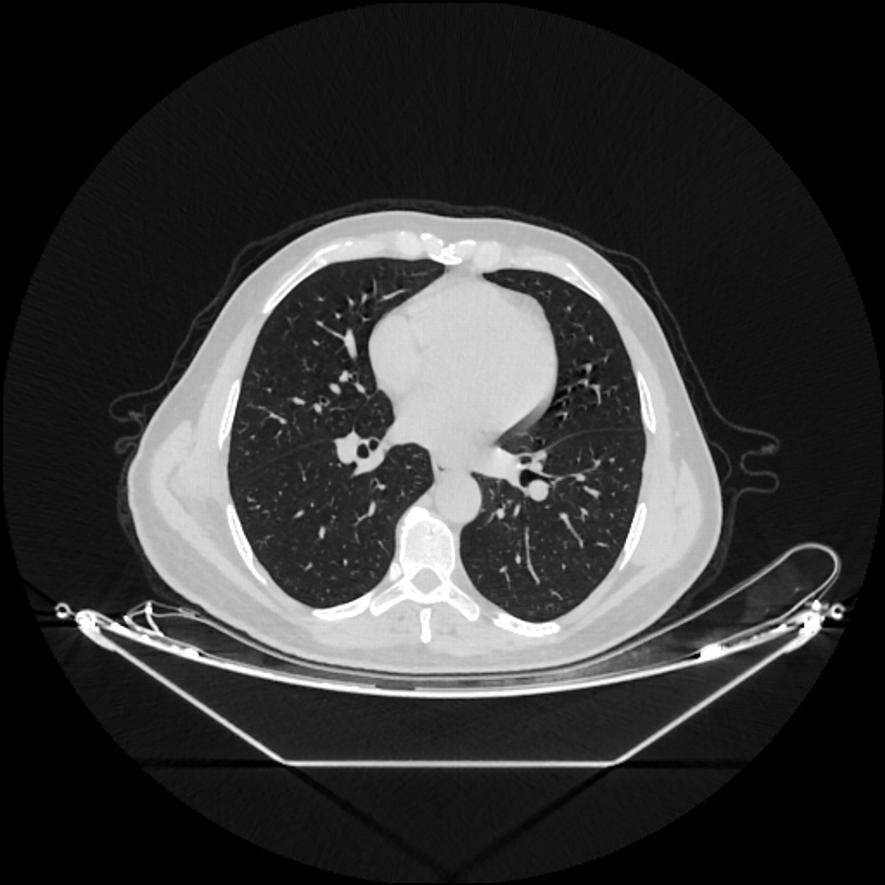
#> input picture Dataset/NORMAL/104.jpg, 885 x 885 px; its folder holds only this picture in this run
$ jupyter execute --allow-errors Segmentation.ipynb
#> lines starting #> are read from the running program, lines starting #| are printed output that depends on the picture; after the words box and inside, x2 and y2 are one past the last pixel; in counts of white or black regions, pixels touching at a corner belong together
[cell 1]
# Lung segmentation + saving masks / masked / cropped images

from pathlib import Path
import cv2
import numpy as np
import pandas as pd
from PIL import Image
from scipy import ndimage as ndi
from tqdm.auto import tqdm
import matplotlib.pyplot as plt
import random


DATA_PATH = Path("Dataset")


class_names = ['Normal', 'Panlobular', 'Paraseptal', 'Centroacinar']

MASK_ROOT = Path("Dataset_lung_masks")
MASKED_ROOT = Path("Dataset_lung_masked")
CROP_ROOT = Path("Dataset_lung_crop")

for root in [MASK_ROOT, MASKED_ROOT, CROP_ROOT]:
    root.mkdir(parents=True, exist_ok=True)
    for c in class_names:
        (root / c).mkdir(parents=True, exist_ok=True)

print("Folders ready.")
for c in class_names:
    print(c, (DATA_PATH / c).exists())

def to_png_name(filename):
    return Path(filename).stem + ".png"

def load_gray(image_path):
    img = Image.open(image_path).convert("L")
    return np.array(img)

def apply_clahe(gray):
    clahe = cv2.createCLAHE(clipLimit=2.0, tileGridSize=(8, 8))
    return clahe.apply(gray)

def segment_lungs_ct_slice(gray):
    """
    Classical 2D lung segmentation for chest CT JPG/PNG slices.
    Returns binary mask (0/1).
    """
    h, w = gray.shape

    # Contrast enhancement
    img = apply_clahe(gray)

    # Smooth
    blur = cv2.GaussianBlur(img, (5, 5), 0)

    # Threshold dark lung regions
    _, thresh = cv2.threshold(
        blur, 0, 255, cv2.THRESH_BINARY_INV + cv2.THRESH_OTSU
    )

    kernel3 = np.ones((3, 3), np.uint8)
    kernel5 = np.ones((5, 5), np.uint8)

    # Morphology cleanup
    mask = cv2.morphologyEx(thresh, cv2.MORPH_OPEN, kernel3, iterations=1)
    mask = cv2.morphologyEx(mask, cv2.MORPH_CLOSE, kernel5, iterations=2)

    # Connected components
    num_labels, labels, stats, _ = cv2.connectedComponentsWithStats(mask, connectivity=8)

    candidates = []
    for i in range(1, num_labels):
        x = stats[i, cv2.CC_STAT_LEFT]
        y = stats[i, cv2.CC_STAT_TOP]
        ww = stats[i, cv2.CC_STAT_WIDTH]
        hh = stats[i, cv2.CC_STAT_HEIGHT]
        area = stats[i, cv2.CC_STAT_AREA]

        cx = x + ww / 2
        cy = y + hh / 2

        # heuristics
        if area < 500:
            continue
        if x < 5 or y < 5 or (x + ww) > (w - 5) or (y + hh) > (h - 5):
            continue
        if not (0.15 * w < cx < 0.85 * w):
            continue
        if not (0.15 * h < cy < 0.85 * h):
            continue

        candidates.append((i, area))

    candidates = sorted(candidates, key=lambda t: t[1], reverse=True)

    mask_final = np.zeros_like(mask, dtype=np.uint8)
    for label_id, _ in candidates[:2]:
        mask_final[labels == label_id] = 1

    # Fill holes and smooth
    mask_final = ndi.binary_fill_holes(mask_final).astype(np.uint8)
    mask_final = cv2.morphologyEx(mask_final, cv2.MORPH_OPEN, kernel3, iterations=1)
    mask_final = cv2.morphologyEx(mask_final, cv2.MORPH_CLOSE, kernel5, iterations=2)
    mask_final = ndi.binary_fill_holes(mask_final).astype(np.uint8)

    return mask_final
# More permissive fallback for difficult slices, especially apical slices.
# [45 lines left out: function fallback_segment_lungs, not called in this run]

def get_lung_mask(image_path):
    gray = load_gray(image_path)
    mask = segment_lungs_ct_slice(gray)

    frac = mask.mean()

    # fallback if too small or too large
    if frac < 0.02 or frac > 0.45:
        mask = fallback_segment_lungs(gray)
        frac = mask.mean()

    # slightly dilate very tiny masks (apical slices)
    if frac < 0.03:
        kernel = np.ones((5, 5), np.uint8)
        mask = cv2.dilate(mask.astype(np.uint8), kernel, iterations=1)
        mask = ndi.binary_fill_holes(mask).astype(np.uint8)

    return gray, mask

def crop_to_mask(image, mask, pad=10):
    ys, xs = np.where(mask > 0)
    if len(xs) == 0 or len(ys) == 0:
        return image

    x1, x2 = xs.min(), xs.max()
    y1, y2 = ys.min(), ys.max()

    x1 = max(0, x1 - pad)
    y1 = max(0, y1 - pad)
    x2 = min(image.shape[1], x2 + pad)
    y2 = min(image.shape[0], y2 + pad)

    cropped = image[y1:y2, x1:x2]

    # keep all cases: if crop is empty or invalid, return original
    if cropped.size == 0 or cropped.shape[0] < 10 or cropped.shape[1] < 10:
        return image

    return cropped

def qc_flag(mask):
    frac = mask.mean()
    if frac < 0.015:
        return "too_small"
    elif frac > 0.40:
        return "too_large"
    return "ok"


sample_image = None
for c in class_names:
    class_dir = DATA_PATH / c
    files = sorted([x for x in class_dir.iterdir() if x.suffix.lower() in [".jpg", ".jpeg", ".png"]])
    if files:
        sample_image = str(files[0])
        break

print("Sample image:", sample_image)

gray, mask = get_lung_mask(sample_image)
#> in apply_clahe, `return clahe.apply(gray)`:
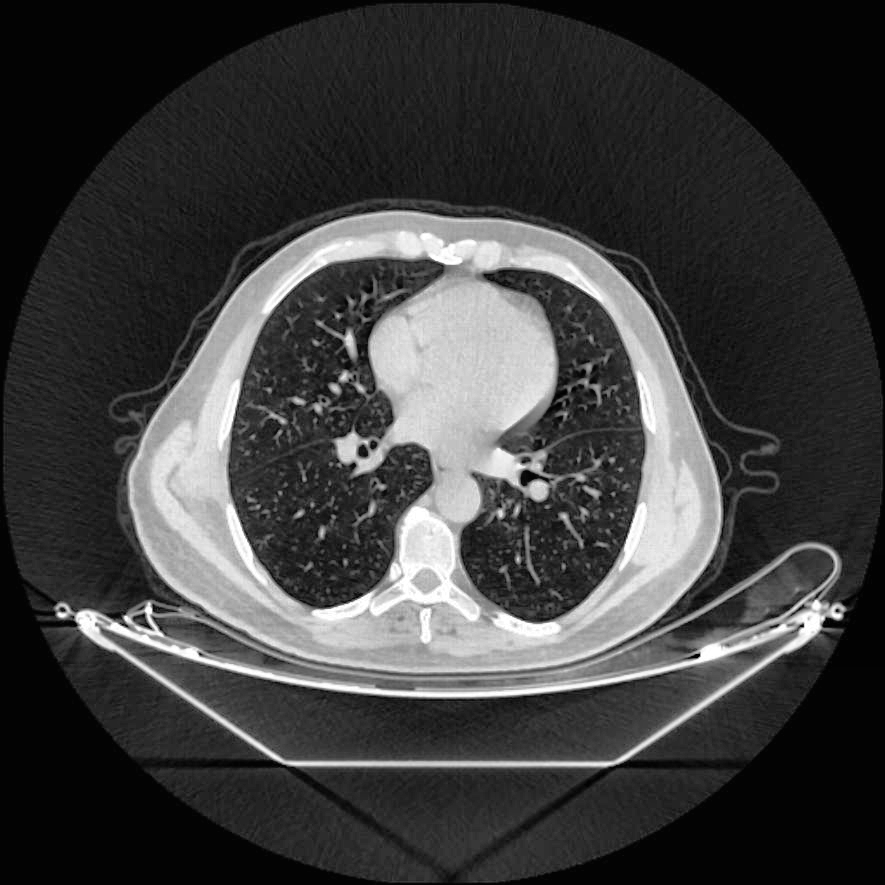
#> returned value: shape (885, 885); min 1, max 255, mean 62.3
#> in segment_lungs_ct_slice, `_, thresh = cv2.threshold( blur, 0, 255, cv2.THRESH_BINARY_INV + cv2.T..`:
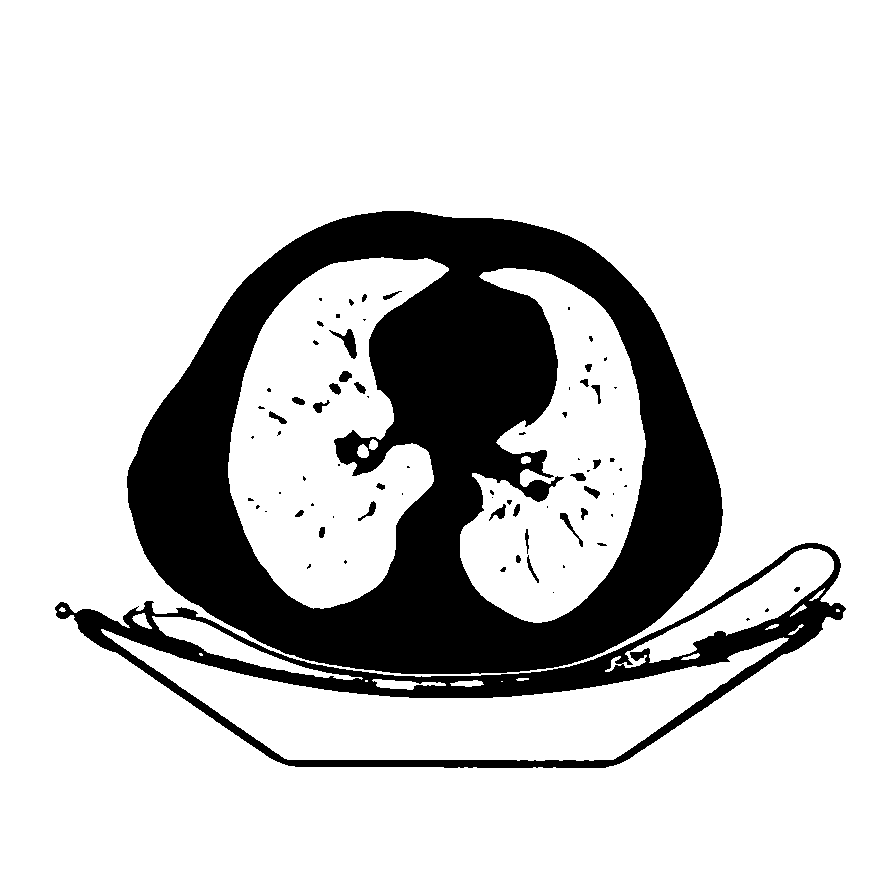
#> thresh: shape (885, 885); 80.2% white; 76 black regions (43 under 20 px), largest, box (x1, y1, x2, y2) and area: (127, 211, 723, 674) 128587, (55, 543, 846, 768) 24157, (329, 329, 357, 359) 299
#> in segment_lungs_ct_slice, `mask = cv2.morphologyEx(thresh, cv2.MORPH_OPEN, kernel3, iterations=1)`: mask: shape (885, 885); 80.1% white; 74 black regions (42 under 20 px), largest, box (x1, y1, x2, y2) and area: (55, 211, 846, 768) 153484, (329, 329, 357, 359) 299, (560, 513, 583, 547) 148
#> in segment_lungs_ct_slice, `mask = cv2.morphologyEx(mask, cv2.MORPH_CLOSE, kernel5, iterations=2)`: mask: shape (885, 885); 81.8% white; 6 black regions, box (x1, y1, x2, y2) and area: (76, 211, 722, 698) 138204, (696, 596, 836, 665) 3645, (525, 481, 549, 500) 387, (530, 452, 545, 472) 262, (344, 335, 355, 348) 135, (178, 608, 187, 617) 81
#> in segment_lungs_ct_slice, `num_labels, labels, stats, _ = cv2.connectedComponentsWithStats(mask, ..`:
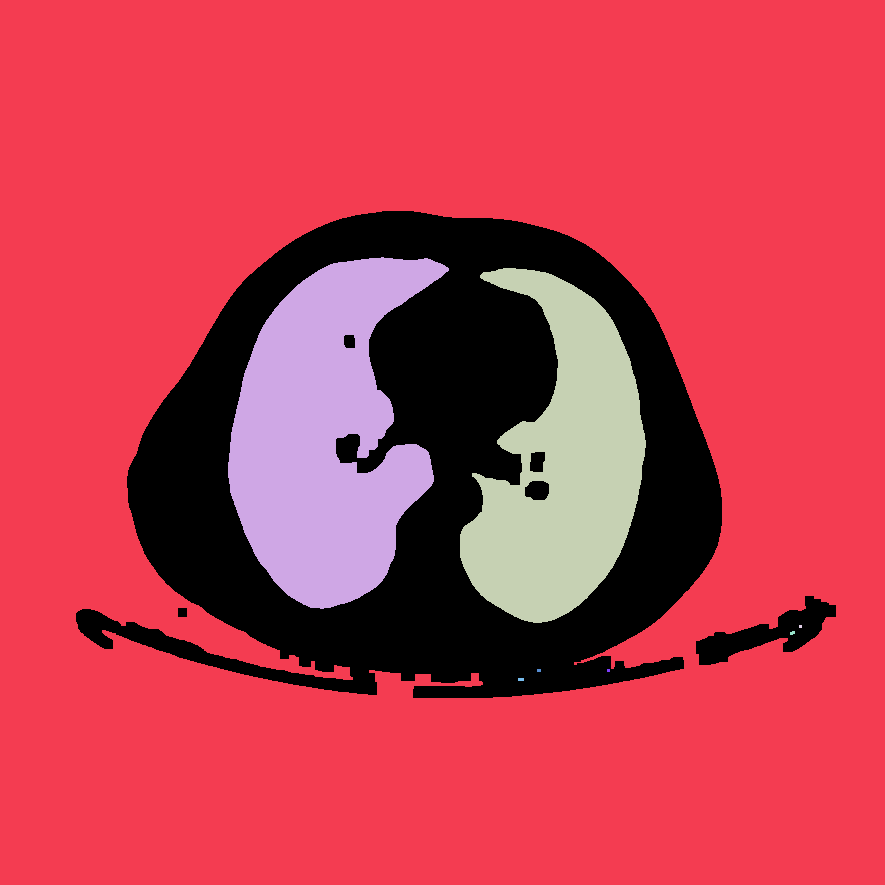
#> labels: shape (885, 885) int32; 9 distinct labels, from 0 to 8; one colour per label, 0 black
#> in segment_lungs_ct_slice, `num_labels, labels, stats, _ = cv2.connectedComponentsWithStats(mask, ..`: num_labels = 9; stats = [[76, 211, 760, 487, 142714], [0, 0, 885, 885, 554608], [228, 257, 221, 352, 47952], [460, 268, 186, 355, 37887], [799, 625, 3, 3, 9], [790, 631, 5, 4, 16], [537, 669, 4, 3, 12], [607, 669, 3, 3, 9], [518, 678, 6, 3, 18]]
#> the loop in segment_lungs_ct_slice, `for i in range(1, num_labels):` made 8 passes
#> (x, y, ww, hh, area, cx, cy) on passes 1 to 3: (0, 0, 885, 885, 554608, 442.5, 442.5), (228, 257, 221, 352, 47952, 338.5, 433), (460, 268, 186, 355, 37887, 553, 445.5)
#> after the loop in segment_lungs_ct_slice, `for i in range(1, num_labels):`: candidates = [(2, 47952), (3, 37887)]
#> the loop in segment_lungs_ct_slice, `for label_id, _ in candidates[:2]:` made 2 passes
#> label_id on passes 1 to 2: 2, 3
#> after the loop in segment_lungs_ct_slice, `for label_id, _ in candidates[:2]:`:
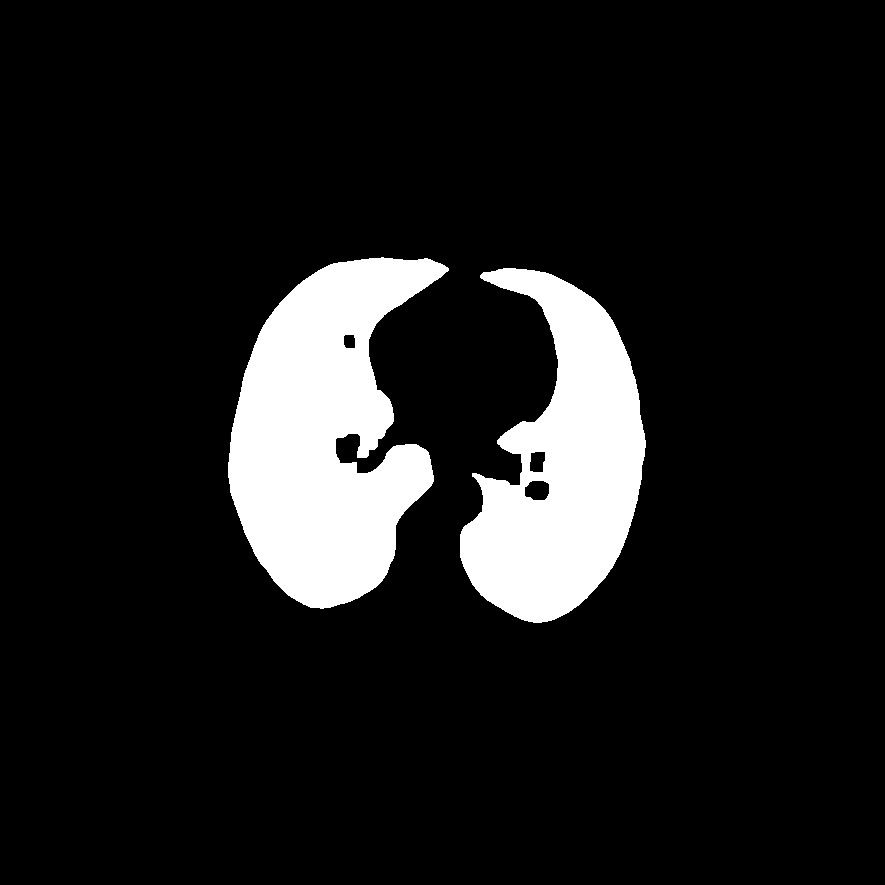
#> mask_final: shape (885, 885); values 0 (black) and 1 (white), 11% white; 2 white regions, box (x1, y1, x2, y2) and area: (228, 257, 449, 609) 47952, (460, 268, 646, 623) 37887
#> in segment_lungs_ct_slice, `mask_final = ndi.binary_fill_holes(mask_final).astype(np.uint8)`: mask_final: shape (885, 885); values 0 (black) and 1 (white), 11.1% white; 2 white regions, box (x1, y1, x2, y2) and area: (228, 257, 449, 609) 48087, (460, 268, 646, 623) 38536
#> in get_lung_mask, `frac = mask.mean()`: frac = 0.111
masked = gray.copy()
masked[mask == 0] = 0
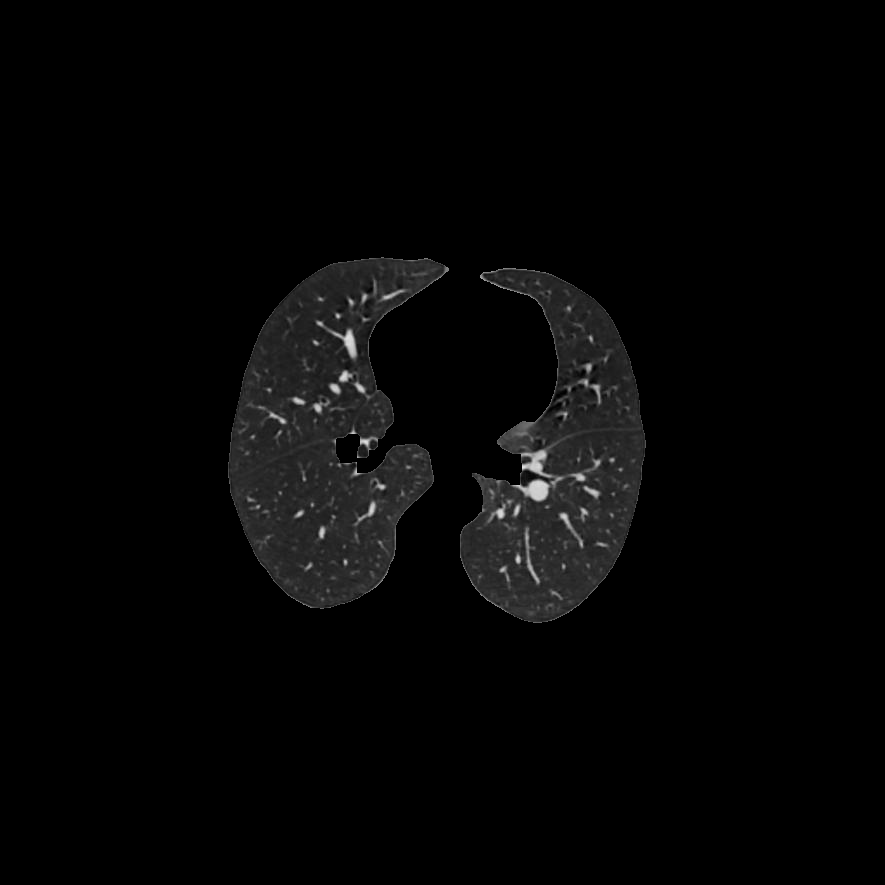
#> masked: shape (885, 885); min 0, max 225, mean 5.5
crop = crop_to_mask(masked, mask, pad=10)
#> in crop_to_mask, `x1, x2 = xs.min(), xs.max()`: x1 = 228; x2 = 645
#> in crop_to_mask, `y1, y2 = ys.min(), ys.max()`: y1 = 257; y2 = 622
#> in crop_to_mask, `x1 = max(0, x1 - pad)`: x1 = 218
#> in crop_to_mask, `y1 = max(0, y1 - pad)`: y1 = 247
#> in crop_to_mask, `x2 = min(image.shape[1], x2 + pad)`: x2 = 655
#> in crop_to_mask, `y2 = min(image.shape[0], y2 + pad)`: y2 = 632
#> in crop_to_mask, `cropped = image[y1:y2, x1:x2]`:
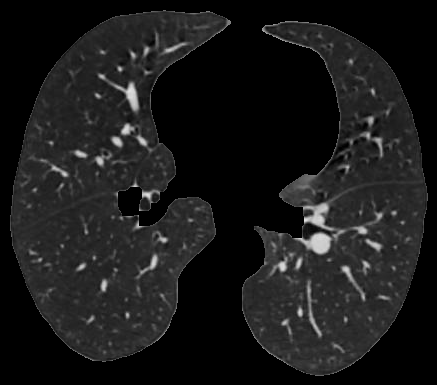
#> cropped: shape (385, 437); min 0, max 225, mean 25.7

plt.figure(figsize=(16, 4))
plt.subplot(1, 4, 1)
plt.imshow(gray, cmap="gray")
plt.title("Original")
plt.axis("off")

plt.subplot(1, 4, 2)
plt.imshow(mask, cmap="gray")
plt.title("Mask")
plt.axis("off")

plt.subplot(1, 4, 3)
plt.imshow(masked, cmap="gray")
plt.title("Masked")
plt.axis("off")

plt.subplot(1, 4, 4)
plt.imshow(crop, cmap="gray")
plt.title("Crop")
plt.axis("off")

plt.tight_layout()
plt.show()

#  Process all images and save as PNG
rows = []

#> (the rest of this cell did not finish here and is left out)


        try:
            gray, mask = get_lung_mask(str(img_path))
#> the loop in segment_lungs_ct_slice (call 2), `for i in range(1, num_labels):` made 8 passes
#> the loop in segment_lungs_ct_slice (call 2), `for label_id, _ in candidates[:2]:` made 2 passes

            masked = gray.copy()
            masked[mask == 0] = 0
            crop = crop_to_mask(masked, mask, pad=10)

            # save all outputs
            Image.fromarray((mask * 255).astype(np.uint8)).save(MASK_ROOT / c / png_name)
            Image.fromarray(masked.astype(np.uint8)).save(MASKED_ROOT / c / png_name)
            Image.fromarray(crop.astype(np.uint8)).save(CROP_ROOT / c / png_name)

            rows.append({
                "class": c,
                "file_original": img_path.name,
                "file_saved": png_name,
                "mask_fraction": float(mask.mean()),
                "flag": qc_flag(mask),
                "status": "ok"
            })
#> in qc_flag, `frac = mask.mean()`: frac = 0.111

        except Exception as e:

            try:
                gray = load_gray(str(img_path))
                full_mask = np.ones_like(gray, dtype=np.uint8) * 255

                Image.fromarray(full_mask.astype(np.uint8)).save(MASK_ROOT / c / png_name)
                Image.fromarray(gray.astype(np.uint8)).save(MASKED_ROOT / c / png_name)
                Image.fromarray(gray.astype(np.uint8)).save(CROP_ROOT / c / png_name)

                rows.append({
                    "class": c,
                    "file_original": img_path.name,
                    "file_saved": png_name,
                    "mask_fraction": 1.0,
                    "flag": "error_saved_original",
                    "status": f"fallback_saved_original: {str(e)}"
                })
            except Exception as e2:
                rows.append({
                    "class": c,
                    "file_original": img_path.name,
                    "file_saved": png_name,
                    "mask_fraction": None,
                    "flag": "fatal_error",
                    "status": str(e2)
                })

qc_df = pd.DataFrame(rows)

qc_df.to_csv("lung_segmentation_qc.csv", index=False)

print("\nDone.")
print(qc_df["flag"].value_counts(dropna=False))
print(f"QC CSV saved to: {qc_csv_path}")


all_images = []
for c in class_names:
    class_dir = DATA_PATH / c
    files = sorted([x for x in class_dir.iterdir() if x.suffix.lower() in [".jpg", ".jpeg", ".png"]])
    for f in files:
        all_images.append((c, f))

samples = random.sample(all_images, min(10, len(all_images)))

fig, axes = plt.subplots(len(samples), 4, figsize=(14, 4 * len(samples)))

if len(samples) == 1:
    axes = np.expand_dims(axes, axis=0)

for row, (c, img_path) in enumerate(samples):
    try:
        gray, mask = get_lung_mask(str(img_path))
        masked = gray.copy()
        masked[mask == 0] = 0
        crop = crop_to_mask(masked, mask, pad=10)
    except:
        gray = load_gray(str(img_path))
        mask = np.ones_like(gray, dtype=np.uint8)
        masked = gray.copy()
        crop = gray.copy()

    axes[row, 0].imshow(gray, cmap="gray")
    axes[row, 0].set_title(f"{c}\nOriginal\n{img_path.name}")
    axes[row, 0].axis("off")

    axes[row, 1].imshow(mask, cmap="gray")
    axes[row, 1].set_title("Mask")
    axes[row, 1].axis("off")

    axes[row, 2].imshow(masked, cmap="gray")
    axes[row, 2].set_title("Masked")
    axes[row, 2].axis("off")

    axes[row, 3].imshow(crop, cmap="gray")
    axes[row, 3].set_title("Crop")
    axes[row, 3].axis("off")

plt.tight_layout()
plt.show()

# Inspect suspicious masks
bad_df = qc_df[qc_df["flag"] != "ok"].copy()
print("\nSuspicious cases:", len(bad_df))
display(bad_df.head(50))

# 10) Verify input/output counts
print("\nInput vs output counts:")
for c in class_names:
    in_count = len([x for x in (DATA_PATH / c).iterdir() if x.suffix.lower() in [".jpg", ".jpeg", ".png"]])
    mask_count = len([x for x in (MASK_ROOT / c).iterdir() if x.suffix.lower() == ".png"])
    masked_count = len([x for x in (MASKED_ROOT / c).iterdir() if x.suffix.lower() == ".png"])
    crop_count = len([x for x in (CROP_ROOT / c).iterdir() if x.suffix.lower() == ".png"])

    print(f"{c}: input={in_count}, masks={mask_count}, masked={masked_count}, crop={crop_count}")
